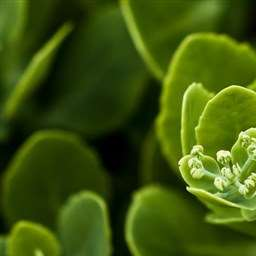
%> input picture 1 基于遗传算法的MP算法/01.bmp, 256 x 256 px
$ octave s13_2.m   (GNU Octave 9; MATLAB toolbox functions it lacks are replaced by stand-ins)
%> lines starting %> are read from the running program, lines starting %| are printed output that depends on the picture
### 1 基于遗传算法的MP算法/gas.m
function [proj,scale,translation,freq,phase]=gas(signal_r,N,a_base,j_min,j_max,u_base,p_min,v_base,k_min,w_base,i_min,i_max);


n=21;
Ngen=50;

pool=zeros(4,n);
sig=[1
   1
   1
   1];

proj_trans=zeros(1,n);
res=ones(1,n);

proj=0;


bi=ones(4,1);
bs=ones(4,1);

% bi: lower bounds
% bs: upper bounds

bi(1)=j_min;
bi(2)=p_min;
bi(3)=k_min;
bi(4)=i_min;

bs(1)=j_max;
bs(2)=N;
bs(3)=N;
bs(4)=i_max;

% og(i,:) : vector of n i-genes
% ng: new generation vector

og=ones(4,n);
ng=ones(4,n);

% create the initial population

og(1,:)=round((bs(1)-bi(1))*rand(1,n)+bi(1));
og(2,:)=round((bs(2)-bi(2))*rand(1,n)+bi(2));
og(3,:)=round((bs(3)-bi(3))*rand(1,n)+bi(3));
og(4,:)=round((bs(4)-bi(4))*rand(1,n)+bi(4));

% the main part of  Genetic algorithm
%og(:,1:10)
%og(:,11:21)


for c=1:Ngen

        for d=1:n


            s=a_base^og(1,d);
            u=og(2,d);
            v=og(3,d)*(1/s)*v_base;
            w=og(4,d)*w_base;
            t=0:N-1;
            t=(t-u)/s;

            g=(1/sqrt(s))*exp(-pi*t.*t).*cos(v*t+w);

            g=g/sqrt(sum(g.*g));

            proj_trans(d)=sum(signal_r.*g);

            res(d)=abs(proj_trans(d));

         end

         % place the best atom (biggest projection in the first  position

         [best, e]=max(res);

         ng(:,1)=og(:,e);

         og(:,e)=og(:,n);

         og(:,n)=ng(:,1);

         temp_proj=proj_trans(e);
         temp_res=res(e);

         proj_trans(e)=proj_trans(n);
         proj_trans(n)=temp_proj;

         res(e)=res(n);
         res(n)=temp_res;

         % competition between the adjacent atoms

         for d=2:2:n-1
            [best,e]=max(res(d-1:d));
            pool(:,d/2)=og(:,d-rem(e,2));
         end;

         % creation of the pool for crossover

         for d=1:(n-1)/2
            f=ceil((n-1)/2*rand);
            Inter=round(rand(4,1));
            ng(:,d+1)=pool(:,d).*Inter+pool(:,f).*(1-Inter);
         end

         % Mutations of the winner

         sigm=sig(:,ones(n-((n-1)/2+1),1));
         ngm=ng(:,1);
         ngm=ngm(:,ones(n-((n-1)/2+1),1));
         ng(:,(n-1)/2+2:n)=round(ngm+(rand(4,n-((n-1)/2+1))-0.5).*sigm);

         % bounding into the limits

         for l=1:4
            while max(ng(l,:))>bs(l)
               [rw,lw]=max(ng(l,:));
               ng(l,lw)=bs(l);
            end
            while min(ng(l,:))<bi(l)
               [rw,lw]=min(ng(l,:));
               ng(l,lw)=bi(l);
            end
         end

         og=ng;

         % stable or not?

         nog=og(:,1);
         nog=nog(:,ones(1,n));
         nog=abs(og-nog);

         nog=max(max(nog));

         % if yes, create a new generation

         if nog<4

            og(1,2:n)=round((bs(1)-bi(1))*rand(1,n-1)+bi(1));
            og(2,2:n)=round((bs(2)-bi(2))*rand(1,n-1)+bi(2));
            og(3,2:n)=round((bs(3)-bi(3))*rand(1,n-1)+bi(3));
            og(4,2:n)=round((bs(4)-bi(4))*rand(1,n-1)+bi(4));

         end
      end


      % output the results

            s=a_base^ng(1,1);
            u=ng(2,1);
            v=ng(3,1)*(1/s)*v_base;
            w=ng(4,1)*w_base;
            t=0:N-1;
            t=(t-u)/s;

            g=(1/sqrt(s))*exp(-pi*t.*t).*cos(v*t+w);

            g=g/sqrt(sum(g.*g));

            proj=sum(signal_r.*g);

               scale=a_base^ng(1,1);
               translation=ng(2,1);
               freq=v;
               phase=w;

### 1 基于遗传算法的MP算法/s13_2.m
%%  学习目标：基于遗传算法的MP算法
clear all
clc
a1=clock;
%%   从图象中抽取一维数据作为一维信号
Im=double(imread('01.bmp'));
t=0:400-1;
bat=Im(255,1:512);
%> bat = 512 values, max 205 at index 296, min 1 at index 116, mean 74.46

iterative_number=50;   %代数
[a,N]=size(bat);
%> a = 1; N = 512
signal=bat;
%> signal has the same summary as bat
signal_reconstruct=zeros(1,N);
signal_r=bat;
%> signal_r has the same summary as bat
a_base=2;
j_min=0;
j_max=log2(N);
%> j_max = 9
u_base=1/2;
p_min=0;

v_base=pi;      %频率
k_min=0;

w_base=pi/6;
i_min=0;
i_max=12;

signal_reconstruct=(1/N)*sum(signal);
%> signal_reconstruct = 74.46
signal_r=signal-signal_reconstruct;
%> signal_r = 512 values, max 130.5 at index 296, min -73.46 at index 116, mean 0
subplot(221);
plot(bat);
subplot(222);
plot(signal_reconstruct);
subplot(223);
plot(signal_r);
subplot(224);
plot(signal_reconstruct);
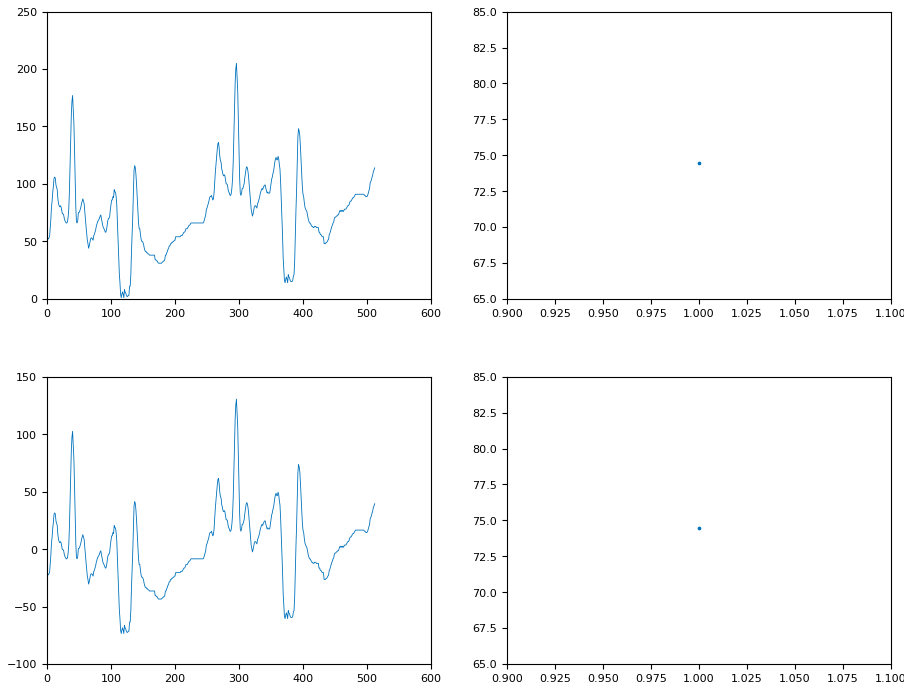
%> figure redrawn from the program's plot data, 4 panels; panel 1: curve peaks at x = 296, y = 205; panel 3: curve peaks at x = 296, y = 130.5
drawnow;

for n=1:iterative_number
[proj,scale,translation,freq,phase]=gas(signal_r,N,a_base,j_min,j_max,u_base,p_min,v_base,k_min,w_base,i_min,i_max);
%%  获取重建后的最优原子
t=0:N-1;
t=(t-translation)/scale;
g=(1/sqrt(scale))*exp(-pi*t.*t).*cos(freq*t+phase);
g=g/sqrt(sum(g.*g));
signal_reconstruct=signal_reconstruct+proj*g;
signal_r=signal_r-proj*g;
%5  显示结果
subplot(221);
plot(bat);
title('原始信号')
subplot(222);
plot(g);
title('选中的最优原子')
subplot(223);
plot(signal_r);
title('信号分解后的残差')
subplot(224);
plot(signal_reconstruct);
title('重建的信号')
drawnow;
n
end
%> this loop made 50 passes
%> (proj, scale, translation, freq, phase) on passes 1 to 12: (416.9, 256, 168, 5.23, 3.67), (-254.7, 16, 386, 97.98, 4.71), (-170.8, 128, 276, 4.61, 2.62), (-219.3, 32, 132, 5.79, 1.57), (-196.3, 16, 294, 95.43, 3.14), (162.9, 64, 351, 4.86, 6.28), (-139.1, 128, 467, 5.25, 1.57), (121.1, 64, 79, 7.9, 4.71), (145, 64, 19, 16, 1.57), (-115.7, 32, 40, 13.35, 3.14), (-85.84, 256, 186, 5.02, 4.71), (-123.3, 64, 101, 14.92, 3.14)
%> pass 1, `title('原始信号')`:
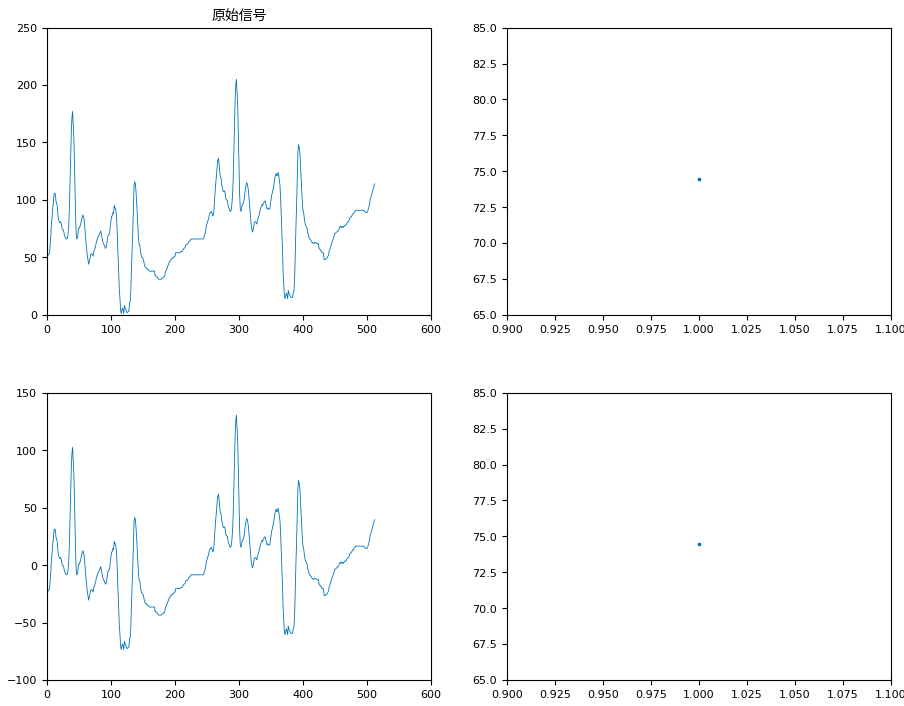
%> figure redrawn from the program's plot data, 4 panels; panel 1: curve peaks at x = 296, y = 205; panel 3: curve peaks at x = 296, y = 130.5
%> pass 1, `title('信号分解后的残差')`:
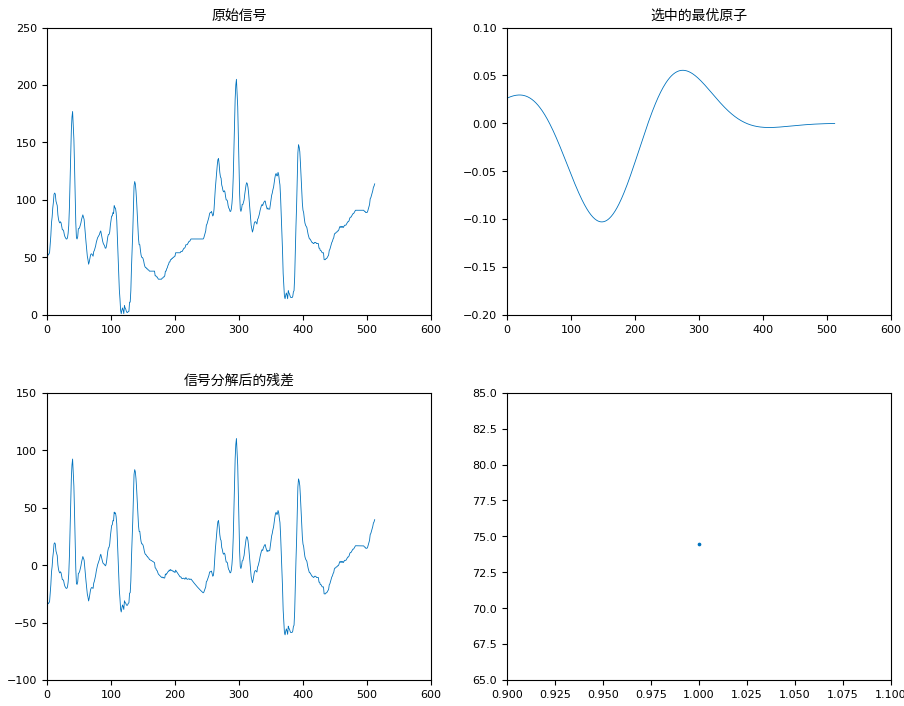
%> figure redrawn from the program's plot data, 4 panels; panel 1: curve peaks at x = 296, y = 205; panel 2: curve peaks at x = 275, y = 0.0554; panel 3: curve peaks at x = 296, y = 110.2
%> pass 2, `title('选中的最优原子')`:
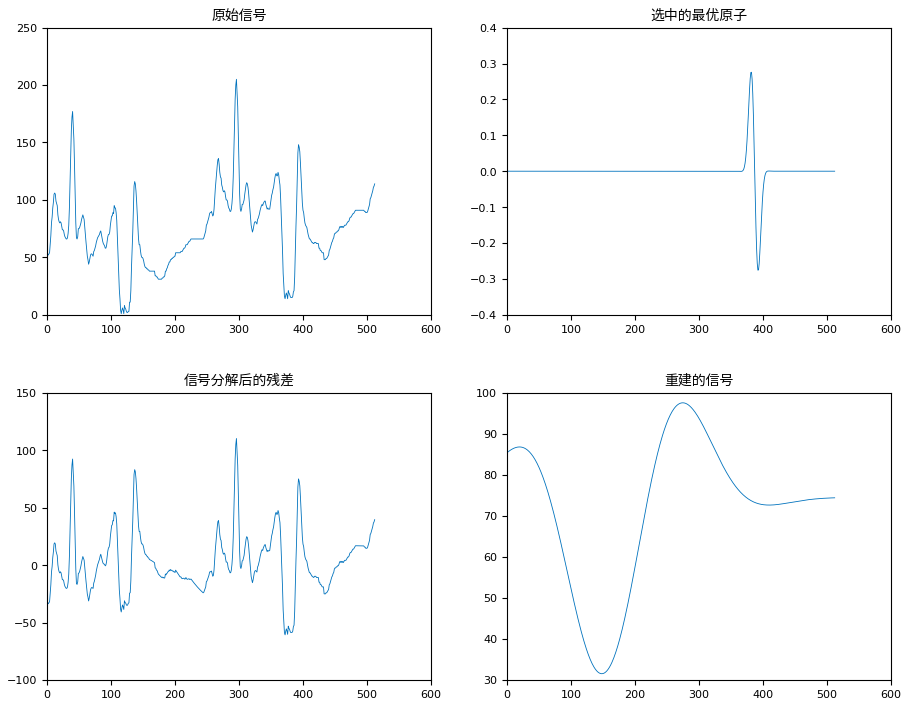
%> figure redrawn from the program's plot data, 4 panels; panel 1: curve peaks at x = 296, y = 205; panel 2: curve peaks at x = 382, y = 0.276; panel 3: curve peaks at x = 296, y = 110.2; panel 4: curve peaks at x = 275, y = 97.56
%> after the loop, signal_r = 512 values, max 8.92 at index 22, min -8.24 at index 386, mean 0.166; signal_reconstruct = 512 values, max 203.4 at index 295, min 1.65 at index 118, mean 74.29
%> after the loop:
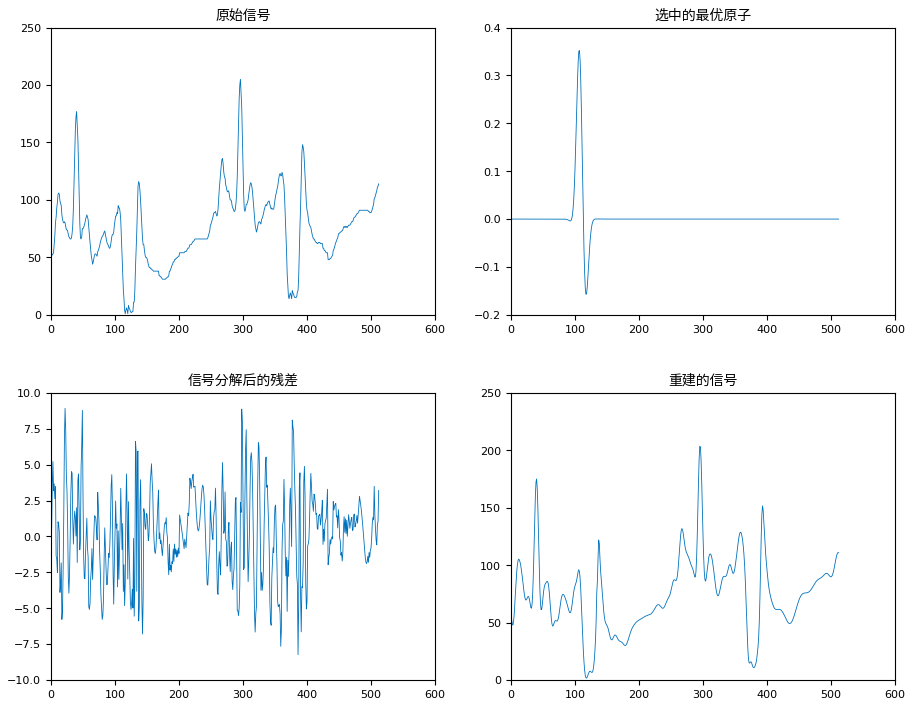
%> figure redrawn from the program's plot data, 4 panels; panel 1: curve peaks at x = 296, y = 205; panel 2: curve peaks at x = 107, y = 0.352; panel 3: curve peaks at x = 22, y = 8.92; panel 4: curve peaks at x = 295, y = 203.4
time=etime(clock,a1)%运行程序时间
%%   大仙QQ：1960009019
%%   在线教育微信公众号：大仙一品堂
